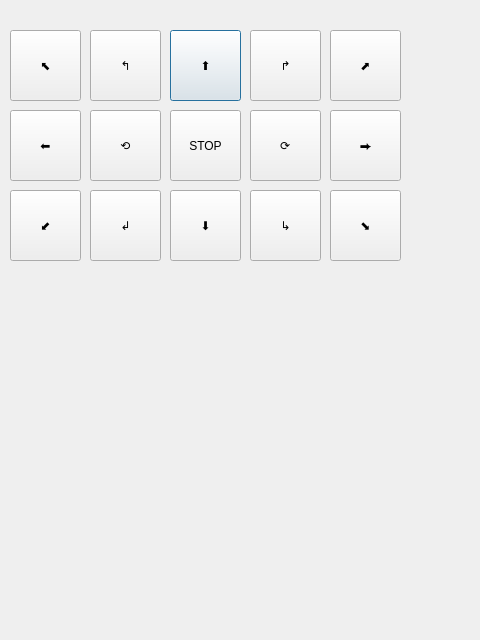
<?xml version="1.0" encoding="UTF-8"?>
<ui version="4.0">
 <class>Dialog</class>
 <widget class="QDialog" name="Dialog">
  <property name="geometry">
   <rect>
    <x>0</x>
    <y>0</y>
    <width>480</width>
    <height>640</height>
   </rect>
  </property>
  <property name="windowTitle">
   <string>Dialog</string>
  </property>
  <widget class="QPushButton" name="btn_for">
   <property name="geometry">
    <rect>
     <x>170</x>
     <y>30</y>
     <width>71</width>
     <height>71</height>
    </rect>
   </property>
   <property name="text">
    <string>⬆️</string>
   </property>
  </widget>
  <widget class="QPushButton" name="btn_dia_fl">
   <property name="geometry">
    <rect>
     <x>10</x>
     <y>30</y>
     <width>71</width>
     <height>71</height>
    </rect>
   </property>
   <property name="text">
    <string>⬉</string>
   </property>
  </widget>
  <widget class="QPushButton" name="btn_rot_l">
   <property name="geometry">
    <rect>
     <x>90</x>
     <y>110</y>
     <width>71</width>
     <height>71</height>
    </rect>
   </property>
   <property name="text">
    <string>⟲</string>
   </property>
  </widget>
  <widget class="QPushButton" name="btn_cur_rr">
   <property name="geometry">
    <rect>
     <x>250</x>
     <y>190</y>
     <width>71</width>
     <height>71</height>
    </rect>
   </property>
   <property name="text">
    <string>↳</string>
   </property>
  </widget>
  <widget class="QPushButton" name="btn_cur_rl">
   <property name="geometry">
    <rect>
     <x>90</x>
     <y>190</y>
     <width>71</width>
     <height>71</height>
    </rect>
   </property>
   <property name="text">
    <string>↲</string>
   </property>
  </widget>
  <widget class="QPushButton" name="btn_cur_fr">
   <property name="geometry">
    <rect>
     <x>250</x>
     <y>30</y>
     <width>71</width>
     <height>71</height>
    </rect>
   </property>
   <property name="text">
    <string>↱</string>
   </property>
  </widget>
  <widget class="QPushButton" name="btn_hor_l">
   <property name="geometry">
    <rect>
     <x>10</x>
     <y>110</y>
     <width>71</width>
     <height>71</height>
    </rect>
   </property>
   <property name="text">
    <string>⬅</string>
   </property>
  </widget>
  <widget class="QPushButton" name="btn_st">
   <property name="geometry">
    <rect>
     <x>170</x>
     <y>110</y>
     <width>71</width>
     <height>71</height>
    </rect>
   </property>
   <property name="text">
    <string>STOP</string>
   </property>
  </widget>
  <widget class="QPushButton" name="brn_cur_fl">
   <property name="geometry">
    <rect>
     <x>90</x>
     <y>30</y>
     <width>71</width>
     <height>71</height>
    </rect>
   </property>
   <property name="text">
    <string>↰</string>
   </property>
  </widget>
  <widget class="QPushButton" name="btn_dig_rl">
   <property name="geometry">
    <rect>
     <x>10</x>
     <y>190</y>
     <width>71</width>
     <height>71</height>
    </rect>
   </property>
   <property name="text">
    <string>⬋</string>
   </property>
  </widget>
  <widget class="QPushButton" name="btn_dig_fr">
   <property name="geometry">
    <rect>
     <x>330</x>
     <y>30</y>
     <width>71</width>
     <height>71</height>
    </rect>
   </property>
   <property name="text">
    <string>⬈</string>
   </property>
  </widget>
  <widget class="QPushButton" name="btn_hor_r">
   <property name="geometry">
    <rect>
     <x>330</x>
     <y>110</y>
     <width>71</width>
     <height>71</height>
    </rect>
   </property>
   <property name="text">
    <string>⮕</string>
   </property>
  </widget>
  <widget class="QPushButton" name="btn_rot_r">
   <property name="geometry">
    <rect>
     <x>250</x>
     <y>110</y>
     <width>71</width>
     <height>71</height>
    </rect>
   </property>
   <property name="text">
    <string>⟳</string>
   </property>
  </widget>
  <widget class="QPushButton" name="btn_dig_rr">
   <property name="geometry">
    <rect>
     <x>330</x>
     <y>190</y>
     <width>71</width>
     <height>71</height>
    </rect>
   </property>
   <property name="text">
    <string>⬊</string>
   </property>
  </widget>
  <widget class="QPushButton" name="btn_back">
   <property name="geometry">
    <rect>
     <x>170</x>
     <y>190</y>
     <width>71</width>
     <height>71</height>
    </rect>
   </property>
   <property name="text">
    <string>⬇</string>
   </property>
  </widget>
 </widget>
 <resources/>
 <connections/>
</ui>
